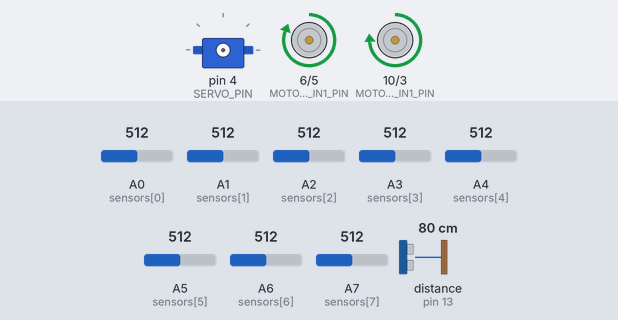
A sketch run on a simulated Arduino Nano, built with avr-gcc and run on an emulated ATmega328P. Shown: servo, motor-driver pin pairs drawn as motors (green arrow = first pin HIGH = forward, orange = second pin HIGH = backward, longer = more drive). Wiring (inferred from the names in the program): ultrasonic range finder: trigger pin 12; echo pin 13; servo: signal pin 4. Inputs (shaded band) come from the test bench; at power-on: distance to the obstacle (sensor on pin 13) 80 cm, A2 (sensors[2]) = 512, A5 (sensors[5]) = 512, A0 (sensors[0]) = 512, A1 (sensors[1]) = 512, A3 (sensors[3]) = 512, A4 (sensors[4]) = 512, A6 (sensors[6]) = 512, A7 (sensors[7]) = 512. The echo pulse lasts 58.3 µs per cm; servo pulses on a pin are drawn as a servo (544–2400 µs = 0–180°).

Above: at 1.2 s.
1.3 s: distance to the obstacle (sensor on pin 13) set to 2 cm
At 4.1 s:
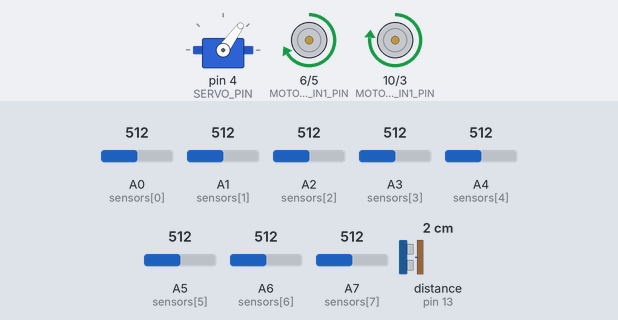
4.3 s: distance to the obstacle (sensor on pin 13) set to 60 cm
7.0 s: A2 (sensors[2]) set to 716
8.5 s: A5 (sensors[5]) set to 716
10.0 s: A5 (sensors[5]) set to 992
11.5 s: A5 (sensors[5]) set to 306
At 12.5 s:
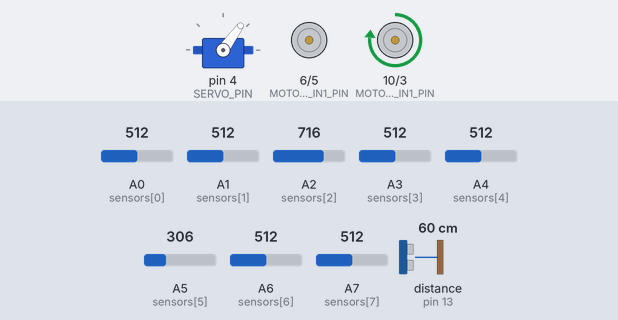
Timing chart, 0 to 14.0 s (numbered marks = the images above; inputs shaded):
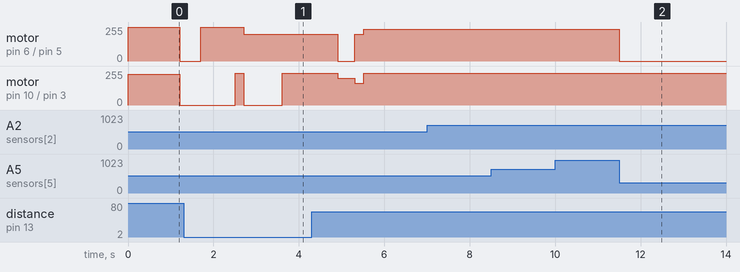

Measured:
- after the input at 11.5 s, motor on pin 6 (MOTOR_B_IN1_PIN) / pin 5 (MOTOR_B_IN2_PIN): forward 240/255 → stopped at once

The sketch:

FinalCode.ino
```cpp
// Motor, servo and sonar pins
#define SERVO_PIN            4
#define MOTOR_A_IN1_PIN     10    // LEFT motor - FORWARD
#define MOTOR_B_IN1_PIN      6    // RIGHT motor - FORWARD
#define MOTOR_A_IN2_PIN      3    // LEFT motor - BACKWARDS
#define MOTOR_B_IN2_PIN      5    // RIGHT motor - BACKWARDS

#define TRIGGER_PIN         12    // Ultrasonic sensor TRIGGER pin
#define ECHO_PIN            13    // Ultrasonic sensor ECHO pin

#define GRIPPER_OPEN      1800    // Pulse length for open gripper
#define GRIPPER_CLOSE     1100    // Pulse length for closed gripper

// Sensor array for line following
int sensors[] = {A0, A1, A2, A3, A4, A5, A6, A7};

// PD control parameters
const float _Kp = 0.7;
const float _Kd = 0.6;

const int _baseSpeed = 250;

// State variables
int lastError = 0;
unsigned long timer = 0;
int state = 0;
bool gripperClosed = false;
bool blackCrossedOnce = false;
int blackCrossCount = 0;
unsigned long blackStartTime = 0;
bool movingBackward = false;
unsigned long backwardStartTime = 0;
bool stopRobot = false;

void setup() {
  pinMode(SERVO_PIN, OUTPUT);

  pinMode(MOTOR_A_IN1_PIN, OUTPUT);
  pinMode(MOTOR_B_IN1_PIN, OUTPUT);

  // Giving the motors 0 power initially;
  analogWrite(MOTOR_A_IN1_PIN, 0);
  analogWrite(MOTOR_B_IN1_PIN, 0);
  analogWrite(MOTOR_A_IN2_PIN, 0);
  analogWrite(MOTOR_B_IN2_PIN, 0);

  // Ultrasonic sensors roles
  pinMode(TRIGGER_PIN, OUTPUT);
  pinMode(ECHO_PIN, INPUT);

  digitalWrite(SERVO_PIN, LOW);
  stopMotors();
}

void loop() {
  if (stopRobot) {
    return;  // If the robot has completed the track once, stop
  }

  long distance = getDistance();
  unsigned long now = millis();

  // Start the robot when the flag is lifted
  if (distance > 20 && state == 0) {
    timer = now;
    state = 1;
  }

  // Move forward for 1200 millisecond
  if (state == 1) {
    if (now - timer < 1200) {
      moveForward(230, 255);
    } else {
      stopMotors();
      timer = now;
      state = 2;
    }
  }

  // Close gripper
  if (state == 2) {
    if (now - timer < 500) {
      gripper(GRIPPER_CLOSE);
    } else {
      timer = now;
      state = 3;
    }
  }

  // Turn left for 800ms
  if (state == 3) {
    if (now - timer < 800) {
      moveForward(0, 255);
    } else {
      stopMotors();
      timer = now;
      state = 4;
    }
  }

  // Small delay before line-following
  if (state == 4) {
    if (now - timer < 200) {
      moveForward(240, 255);
    } else {
      timer = now;
      state = 5;
    }
  }

  // Line following and object avoidance
  if (state >= 5) {
    if (allSensorsBlack()) {
      if (blackStartTime == 0) {
        blackStartTime = now;
      } else if (now - blackStartTime >= 170) {
        blackCrossCount++;
        if (blackCrossCount == 2 && !movingBackward) {
          gripper(GRIPPER_OPEN);
          moveBackward(230, 240);
          backwardStartTime = now;
          movingBackward = true;
        }
      }
    } else {
      blackStartTime = 0;
      if (movingBackward) {
        if (now - backwardStartTime >= 1000) {
          stopMotors();
          movingBackward = false;
          stopRobot = true;
        } else {
          moveBackward(230, 240);
        }
      } else {
        // Object avoidance logic
        if (distance < 17) {
          avoidObject();
        } else {
          followLine(5, 2, 240, 240);
        }
        gripper(GRIPPER_CLOSE);
      }
    }
  }
}

void avoidObject() {
  // Turn left
  int counter = millis() + 900;
  while (millis() < counter) {
    moveForward(0, 200);
    gripper(GRIPPER_CLOSE);
  }

  // Move forward
  counter = millis() + 1300;
  while (millis() < counter) {
    moveForward(175, 200);
    gripper(GRIPPER_CLOSE);
  }

  // Turn right
  counter = millis() + 400;
  while (millis() < counter) {
    moveForward(200, 0);
    gripper(GRIPPER_CLOSE);
  }

  // Move forward
  counter = millis() + 200;
  while (millis() < counter) {
    moveForward(165, 200);
    gripper(GRIPPER_CLOSE);
  }
}

void moveForward(int left, int right) {
  analogWrite(MOTOR_A_IN1_PIN, left);
  analogWrite(MOTOR_B_IN1_PIN, right);
}

void moveBackward(int left, int right) {
  analogWrite(MOTOR_A_IN1_PIN, 0);
  analogWrite(MOTOR_B_IN1_PIN, 0);
  analogWrite(MOTOR_A_IN2_PIN, left);
  analogWrite(MOTOR_B_IN2_PIN, right);
}

void stopMotors() {
  analogWrite(MOTOR_A_IN1_PIN, 0);
  analogWrite(MOTOR_B_IN1_PIN, 0);
  analogWrite(MOTOR_A_IN2_PIN, 0);
  analogWrite(MOTOR_B_IN2_PIN, 0);
}

void gripper(int pulse) {
  digitalWrite(SERVO_PIN, HIGH);
  delayMicroseconds(pulse);
  digitalWrite(SERVO_PIN, LOW);
}

void followLine(int leftSensor, int rightSensor, int leftSpeed, int rightSpeed) {
  static unsigned long lastUpdate = 0;
  if (millis() - lastUpdate >= 5) { // Updating every 5ms
    // Calculating the difference between the left and the right sensor
    int error = analogRead(sensors[leftSensor]) - analogRead(sensors[rightSensor]);

    int derivative = error - lastError;
    lastError = error;

    int correction = (_Kp * error) + (_Kd * derivative);

    // Calculating how much the wheels have to speed up / slow down
    int lSpeed = constrain(_baseSpeed - correction, 0, leftSpeed);
    int rSpeed = constrain(_baseSpeed + correction, 0, rightSpeed);

    // Setting the speed of the wheels based on the corrections
    analogWrite(MOTOR_A_IN1_PIN, lSpeed);
    analogWrite(MOTOR_B_IN1_PIN, rSpeed);

    lastUpdate = millis();
  }
}

bool allSensorsBlack() {
  int blackCount = 0;
  for (int i = 0; i < 8; i++) {
    if (analogRead(sensors[i]) > 600) {
      blackCount++;
    }
  }

  return (blackCount >= 8);
}

long getDistance() {
  digitalWrite(TRIGGER_PIN, LOW);
  delayMicroseconds(2);
  digitalWrite(TRIGGER_PIN, HIGH);
  delayMicroseconds(10);
  digitalWrite(TRIGGER_PIN, LOW);

  return pulseIn(ECHO_PIN, HIGH) * 0.034 / 2;
}
```
